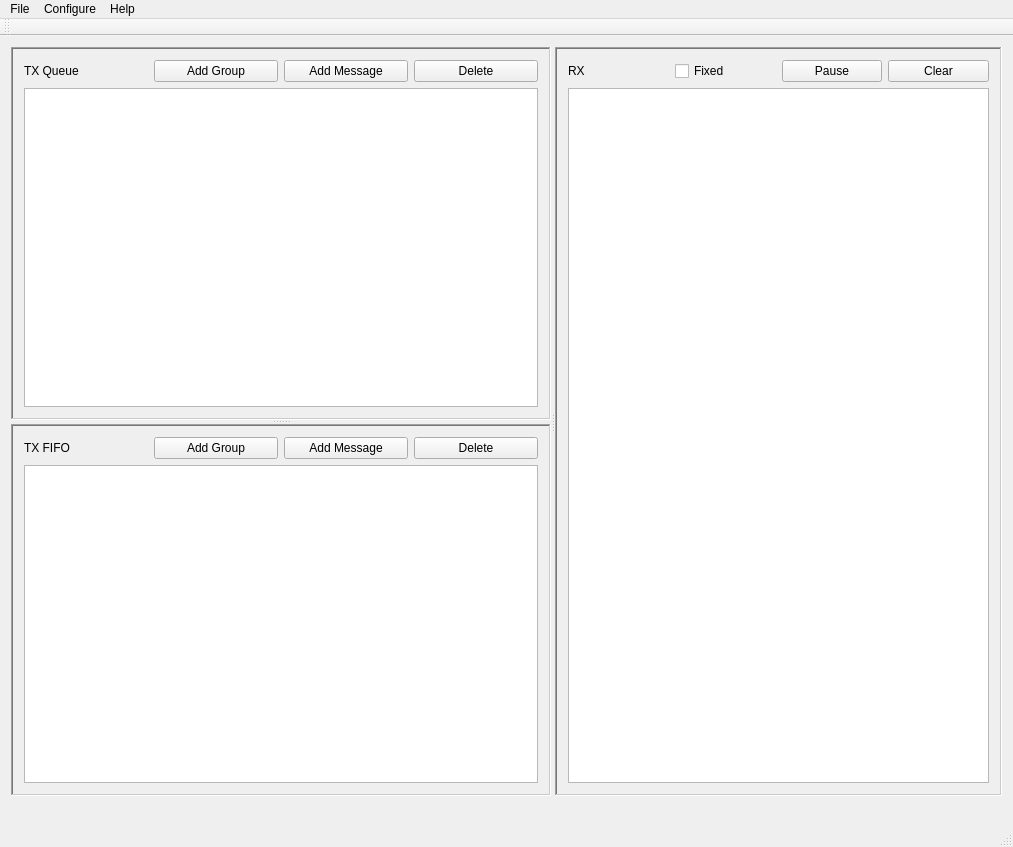
<?xml version="1.0" encoding="UTF-8"?>
<ui version="4.0">
 <class>MainWindow</class>
 <widget class="QMainWindow" name="MainWindow">
  <property name="geometry">
   <rect>
    <x>0</x>
    <y>0</y>
    <width>1013</width>
    <height>847</height>
   </rect>
  </property>
  <property name="windowTitle">
   <string>CAN-FD Analyzer</string>
  </property>
  <widget class="QWidget" name="centralWidget">
   <layout class="QHBoxLayout" name="horizontalLayout_2">
    <item>
     <widget class="QSplitter" name="vsplitter">
      <property name="orientation">
       <enum>Qt::Horizontal</enum>
      </property>
      <widget class="QSplitter" name="hsplitter">
       <property name="sizePolicy">
        <sizepolicy hsizetype="Preferred" vsizetype="Expanding">
         <horstretch>0</horstretch>
         <verstretch>1</verstretch>
        </sizepolicy>
       </property>
       <property name="orientation">
        <enum>Qt::Vertical</enum>
       </property>
       <widget class="QFrame" name="txQFrame">
        <property name="sizePolicy">
         <sizepolicy hsizetype="Preferred" vsizetype="Preferred">
          <horstretch>0</horstretch>
          <verstretch>1</verstretch>
         </sizepolicy>
        </property>
        <property name="frameShape">
         <enum>QFrame::WinPanel</enum>
        </property>
        <property name="frameShadow">
         <enum>QFrame::Sunken</enum>
        </property>
        <layout class="QVBoxLayout" name="verticalLayout">
         <item>
          <layout class="QHBoxLayout" name="horizontalLayout_3">
           <item>
            <widget class="QLabel" name="label">
             <property name="text">
              <string>TX Queue</string>
             </property>
            </widget>
           </item>
           <item>
            <widget class="QPushButton" name="txQAddGroupButton">
             <property name="text">
              <string>Add Group</string>
             </property>
            </widget>
           </item>
           <item>
            <widget class="QPushButton" name="txQAddMsgButton">
             <property name="text">
              <string>Add Message</string>
             </property>
            </widget>
           </item>
           <item>
            <widget class="QPushButton" name="txQDeleteButton">
             <property name="text">
              <string>Delete</string>
             </property>
            </widget>
           </item>
          </layout>
         </item>
         <item>
          <widget class="QTreeView" name="txQTreeView">
           <property name="editTriggers">
            <set>QAbstractItemView::AnyKeyPressed|QAbstractItemView::SelectedClicked</set>
           </property>
           <property name="selectionMode">
            <enum>QAbstractItemView::SingleSelection</enum>
           </property>
           <property name="selectionBehavior">
            <enum>QAbstractItemView::SelectItems</enum>
           </property>
           <property name="uniformRowHeights">
            <bool>true</bool>
           </property>
          </widget>
         </item>
        </layout>
       </widget>
       <widget class="QFrame" name="frame_2">
        <property name="sizePolicy">
         <sizepolicy hsizetype="Preferred" vsizetype="Preferred">
          <horstretch>0</horstretch>
          <verstretch>1</verstretch>
         </sizepolicy>
        </property>
        <property name="frameShape">
         <enum>QFrame::WinPanel</enum>
        </property>
        <property name="frameShadow">
         <enum>QFrame::Sunken</enum>
        </property>
        <layout class="QVBoxLayout" name="verticalLayout_2">
         <item>
          <layout class="QHBoxLayout" name="horizontalLayout_4">
           <item>
            <widget class="QLabel" name="label_2">
             <property name="text">
              <string>TX FIFO</string>
             </property>
            </widget>
           </item>
           <item>
            <widget class="QPushButton" name="txFAddGroupButton">
             <property name="text">
              <string>Add Group</string>
             </property>
            </widget>
           </item>
           <item>
            <widget class="QPushButton" name="txFAddMsgButton">
             <property name="text">
              <string>Add Message</string>
             </property>
            </widget>
           </item>
           <item>
            <widget class="QPushButton" name="txFDeleteButton">
             <property name="text">
              <string>Delete</string>
             </property>
            </widget>
           </item>
          </layout>
         </item>
         <item>
          <widget class="QTreeView" name="txFTreeView">
           <property name="editTriggers">
            <set>QAbstractItemView::AnyKeyPressed|QAbstractItemView::DoubleClicked|QAbstractItemView::SelectedClicked</set>
           </property>
           <property name="selectionBehavior">
            <enum>QAbstractItemView::SelectItems</enum>
           </property>
           <property name="uniformRowHeights">
            <bool>true</bool>
           </property>
          </widget>
         </item>
        </layout>
       </widget>
      </widget>
      <widget class="QFrame" name="frame_3">
       <property name="frameShape">
        <enum>QFrame::WinPanel</enum>
       </property>
       <property name="frameShadow">
        <enum>QFrame::Sunken</enum>
       </property>
       <layout class="QVBoxLayout" name="verticalLayout_3">
        <item>
         <layout class="QHBoxLayout" name="horizontalLayout">
          <item>
           <widget class="QLabel" name="label_3">
            <property name="text">
             <string>RX</string>
            </property>
           </widget>
          </item>
          <item>
           <widget class="QCheckBox" name="fixedCheckBox">
            <property name="text">
             <string>Fixed</string>
            </property>
           </widget>
          </item>
          <item>
           <widget class="QPushButton" name="RxPauseButton">
            <property name="text">
             <string>Pause</string>
            </property>
            <property name="checkable">
             <bool>true</bool>
            </property>
           </widget>
          </item>
          <item>
           <widget class="QPushButton" name="RxClearButton">
            <property name="text">
             <string>Clear</string>
            </property>
           </widget>
          </item>
         </layout>
        </item>
        <item>
         <widget class="QTableView" name="rxTableView">
          <property name="editTriggers">
           <set>QAbstractItemView::NoEditTriggers</set>
          </property>
          <property name="alternatingRowColors">
           <bool>true</bool>
          </property>
          <property name="wordWrap">
           <bool>true</bool>
          </property>
          <property name="cornerButtonEnabled">
           <bool>false</bool>
          </property>
          <attribute name="horizontalHeaderStretchLastSection">
           <bool>true</bool>
          </attribute>
         </widget>
        </item>
       </layout>
      </widget>
     </widget>
    </item>
   </layout>
  </widget>
  <widget class="QMenuBar" name="menuBar">
   <property name="geometry">
    <rect>
     <x>0</x>
     <y>0</y>
     <width>1013</width>
     <height>26</height>
    </rect>
   </property>
   <widget class="QMenu" name="menuFile">
    <property name="title">
     <string>File</string>
    </property>
    <widget class="QMenu" name="menuTx_Queue">
     <property name="title">
      <string>Tx Queue</string>
     </property>
     <addaction name="actionTxQLoad"/>
     <addaction name="actionTxQSave"/>
    </widget>
    <widget class="QMenu" name="menuTx_FIFO">
     <property name="title">
      <string>Tx FIFO</string>
     </property>
     <addaction name="actionTxFLoad"/>
     <addaction name="actionTxFSave"/>
    </widget>
    <addaction name="menuTx_Queue"/>
    <addaction name="menuTx_FIFO"/>
    <addaction name="actionSave_Rx_Log"/>
    <addaction name="separator"/>
    <addaction name="actionExit"/>
   </widget>
   <widget class="QMenu" name="menuConfigure">
    <property name="title">
     <string>Configure</string>
    </property>
    <addaction name="actionConfigureHardware"/>
    <addaction name="actionFilter"/>
    <addaction name="actionFIFO_Sizes"/>
   </widget>
   <widget class="QMenu" name="menuHelp">
    <property name="title">
     <string>Help</string>
    </property>
    <addaction name="actionAbout"/>
    <addaction name="separator"/>
    <addaction name="actionErrorDetails"/>
   </widget>
   <addaction name="menuFile"/>
   <addaction name="menuConfigure"/>
   <addaction name="menuHelp"/>
  </widget>
  <widget class="QToolBar" name="mainToolBar">
   <attribute name="toolBarArea">
    <enum>TopToolBarArea</enum>
   </attribute>
   <attribute name="toolBarBreak">
    <bool>false</bool>
   </attribute>
  </widget>
  <widget class="QStatusBar" name="statusBar">
   <property name="minimumSize">
    <size>
     <width>0</width>
     <height>40</height>
    </size>
   </property>
   <property name="font">
    <font>
     <pointsize>12</pointsize>
    </font>
   </property>
  </widget>
  <action name="actionConfigureHardware">
   <property name="text">
    <string>Hardware</string>
   </property>
  </action>
  <action name="actionFilter">
   <property name="text">
    <string>Rx Filter</string>
   </property>
  </action>
  <action name="actionExit">
   <property name="text">
    <string>Exit</string>
   </property>
  </action>
  <action name="actionAbout">
   <property name="text">
    <string>About</string>
   </property>
  </action>
  <action name="actionErrorDetails">
   <property name="text">
    <string>Error Details</string>
   </property>
  </action>
  <action name="actionFIFO_Sizes">
   <property name="text">
    <string>FIFO Sizes</string>
   </property>
  </action>
  <action name="actionSave_Rx_Log">
   <property name="text">
    <string>Save Rx Log</string>
   </property>
  </action>
  <action name="actionTxQLoad">
   <property name="text">
    <string>Load</string>
   </property>
  </action>
  <action name="actionTxQSave">
   <property name="text">
    <string>Save</string>
   </property>
  </action>
  <action name="actionTxFLoad">
   <property name="text">
    <string>Load</string>
   </property>
  </action>
  <action name="actionTxFSave">
   <property name="text">
    <string>Save</string>
   </property>
  </action>
 </widget>
 <layoutdefault spacing="6" margin="11"/>
 <resources/>
 <connections/>
</ui>
